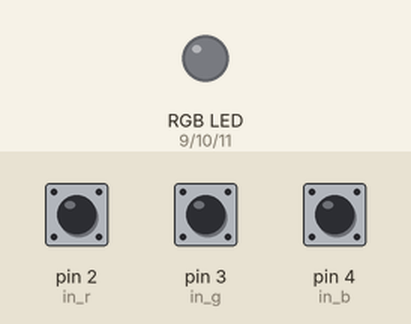
Simulated run of this sketch. Board: Arduino Uno, built with avr-gcc and run on an emulated ATmega328P. On the bench: an RGB LED mixed from three pins (HIGH = lit). The inputs (shaded band) are chosen by the test bench; at power-on: pin 2 (in_r) HIGH, pin 3 (in_g) HIGH, pin 4 (in_b) HIGH. Dim RGB values are drawn brighter than linear.

Above: at 1.2 s.
1.3 s: pin 2 (in_r) pulled LOW for 0.15 s
At 2.7 s:
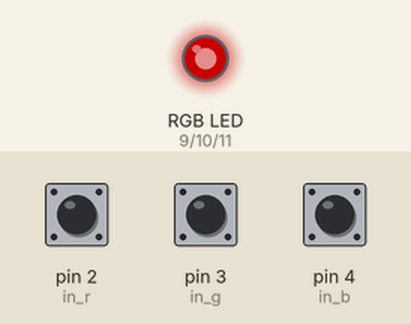
3.0 s: pin 3 (in_g) pulled LOW for 0.15 s
At 4.0 s:
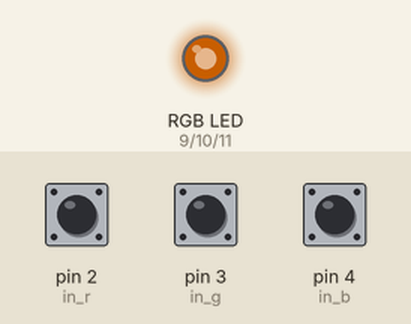
4.7 s: pin 4 (in_b) pulled LOW for 0.15 s
At 5.3 s:
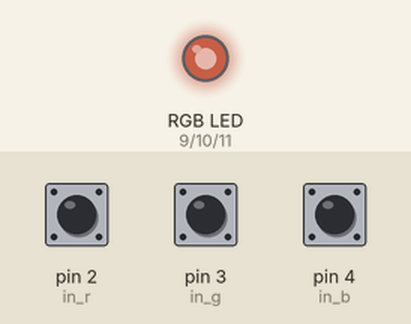
6.4 s: pin 2 (in_r) pulled LOW for 1 s
At 8.4 s:
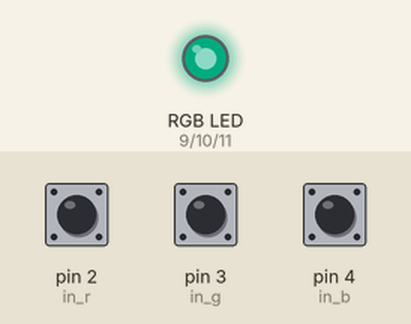
8.9 s: pin 3 (in_g) pulled LOW for 1 s
At 10.4 s:
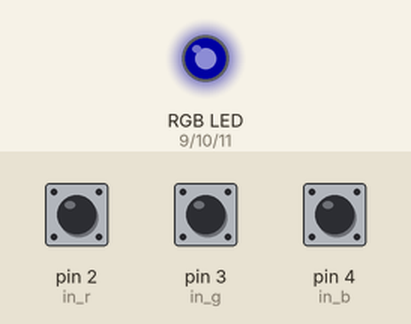
11.4 s: pin 2 (in_r) pulled LOW for 0.15 s
At 12.9 s:
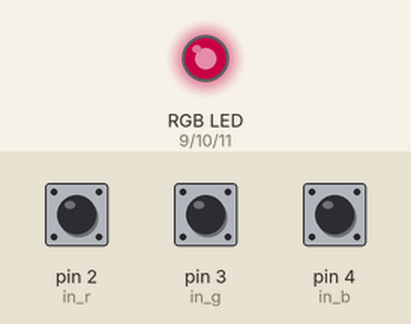
Timing chart, 0 to 14.1 s (numbered marks = the images above; inputs shaded):
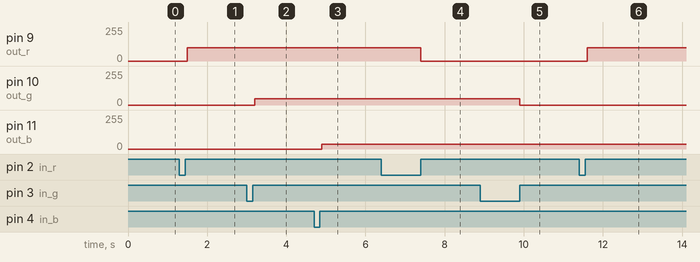

The sketch:

027.ino
```cpp
int br = 115200;
int in_r = 2;
int in_g = 3;
int in_b = 4;
int out_r = 9;
int out_g = 10;
int out_b = 11;

int read_r;
int read_g;
int read_b;
int read_r_old = 1;
int read_g_old = 1;
int read_b_old = 1;
int state_r = 0;
int state_g = 0;
int state_b = 0;

int delayTime = 100;

void setup() {
  Serial.begin(br);
  pinMode(in_r, INPUT_PULLUP);
  pinMode(in_g, INPUT_PULLUP);
  pinMode(in_b, INPUT_PULLUP);
  pinMode(out_r, OUTPUT);
  pinMode(out_g, OUTPUT);
  pinMode(out_b, OUTPUT);
}

void loop() {
  read_r = digitalRead(in_r);
  read_g = digitalRead(in_g);
  read_b = digitalRead(in_b);

  if(read_r_old == 0 && read_r == 1){
    if(state_r == 0){
      analogWrite(out_r, 100);
    }else{
      analogWrite(out_r, 0);
    }
    state_r = !state_r;
  }
  if(read_g_old == 0 && read_g == 1){
    if(state_g == 0){
      analogWrite(out_g, 47);
    }else{
      analogWrite(out_g, 0);
    }
    state_g = !state_g;
  }
  if(read_b_old == 0 && read_b == 1){
    if(state_b == 0){
      analogWrite(out_b, 35);
    }else{
      analogWrite(out_b, 0);
    }
    state_b = !state_b;
  }
  read_r_old = read_r;
  read_g_old = read_g;
  read_b_old = read_b;
  delay(delayTime);
}
```

Measured:
- after the input at 1.3 s, pin 9 (out_r): 0/255 → 100/255 after 0.20 s
- after the input at 3.0 s, pin 10 (out_g): 0/255 → 47/255 after 0.20 s
- after the input at 4.7 s, pin 11 (out_b): 0/255 → 35/255 after 0.20 s
- after the input at 6.4 s, pin 9 (out_r): 100/255 → 0/255 after 1.0 s
- after the input at 8.9 s, pin 10 (out_g): 47/255 → 0/255 after 1.0 s
- after the input at 11.4 s, pin 9 (out_r): 0/255 → 100/255 after 0.20 s
